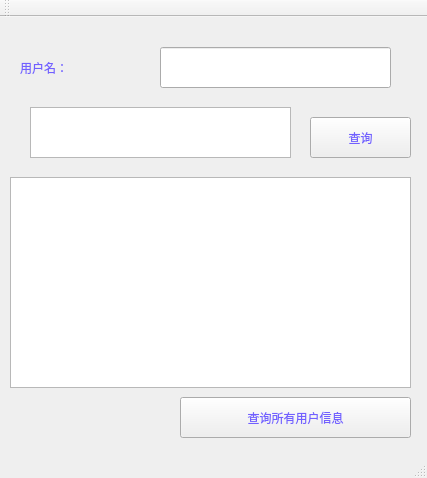
<?xml version="1.0" encoding="UTF-8"?>
<ui version="4.0">
 <class>receiver</class>
 <widget class="QMainWindow" name="receiver">
  <property name="geometry">
   <rect>
    <x>0</x>
    <y>0</y>
    <width>427</width>
    <height>478</height>
   </rect>
  </property>
  <property name="windowTitle">
   <string>receiver</string>
  </property>
  <widget class="QWidget" name="centralWidget">
   <widget class="QLineEdit" name="lineEdit1">
    <property name="geometry">
     <rect>
      <x>160</x>
      <y>30</y>
      <width>231</width>
      <height>41</height>
     </rect>
    </property>
   </widget>
   <widget class="QLabel" name="label1">
    <property name="geometry">
     <rect>
      <x>20</x>
      <y>30</y>
      <width>121</width>
      <height>41</height>
     </rect>
    </property>
    <property name="styleSheet">
     <string notr="true">font: 75 18pt &quot;Adobe Garamond Pro Bold&quot;;
color: rgb(114, 96, 255);</string>
    </property>
    <property name="text">
     <string>用户名：</string>
    </property>
   </widget>
   <widget class="QPushButton" name="pushButton2">
    <property name="geometry">
     <rect>
      <x>310</x>
      <y>100</y>
      <width>101</width>
      <height>41</height>
     </rect>
    </property>
    <property name="whatsThis">
     <string>&lt;html&gt;&lt;head/&gt;&lt;body&gt;&lt;p&gt;&lt;span style=&quot; font-size:16pt; color:#190bb1;&quot;&gt;注册新用户&lt;/span&gt;&lt;/p&gt;&lt;/body&gt;&lt;/html&gt;</string>
    </property>
    <property name="styleSheet">
     <string notr="true">
font: 16pt &quot;Adobe Arabic&quot;;
color: rgb(114, 96, 255);</string>
    </property>
    <property name="text">
     <string>查询</string>
    </property>
   </widget>
   <widget class="QTableView" name="tableView">
    <property name="geometry">
     <rect>
      <x>10</x>
      <y>160</y>
      <width>401</width>
      <height>211</height>
     </rect>
    </property>
   </widget>
   <widget class="QTextBrowser" name="textBrowser">
    <property name="geometry">
     <rect>
      <x>30</x>
      <y>90</y>
      <width>261</width>
      <height>51</height>
     </rect>
    </property>
    <property name="font">
     <font>
      <pointsize>14</pointsize>
     </font>
    </property>
   </widget>
   <widget class="QPushButton" name="pushButton2_2">
    <property name="geometry">
     <rect>
      <x>180</x>
      <y>380</y>
      <width>231</width>
      <height>41</height>
     </rect>
    </property>
    <property name="whatsThis">
     <string>&lt;html&gt;&lt;head/&gt;&lt;body&gt;&lt;p&gt;&lt;span style=&quot; font-size:16pt; color:#190bb1;&quot;&gt;注册新用户&lt;/span&gt;&lt;/p&gt;&lt;/body&gt;&lt;/html&gt;</string>
    </property>
    <property name="styleSheet">
     <string notr="true">
font: 16pt &quot;Adobe Arabic&quot;;
color: rgb(114, 96, 255);</string>
    </property>
    <property name="text">
     <string>查询所有用户信息</string>
    </property>
   </widget>
   <zorder>lineEdit1</zorder>
   <zorder>label1</zorder>
   <zorder>pushButton2</zorder>
   <zorder>pushButton2_2</zorder>
   <zorder>tableView</zorder>
   <zorder>textBrowser</zorder>
  </widget>
  <widget class="QMenuBar" name="menuBar">
   <property name="geometry">
    <rect>
     <x>0</x>
     <y>0</y>
     <width>427</width>
     <height>23</height>
    </rect>
   </property>
  </widget>
  <widget class="QToolBar" name="mainToolBar">
   <attribute name="toolBarArea">
    <enum>TopToolBarArea</enum>
   </attribute>
   <attribute name="toolBarBreak">
    <bool>false</bool>
   </attribute>
  </widget>
  <widget class="QStatusBar" name="statusBar"/>
 </widget>
 <layoutdefault spacing="6" margin="11"/>
 <resources/>
 <connections/>
</ui>
